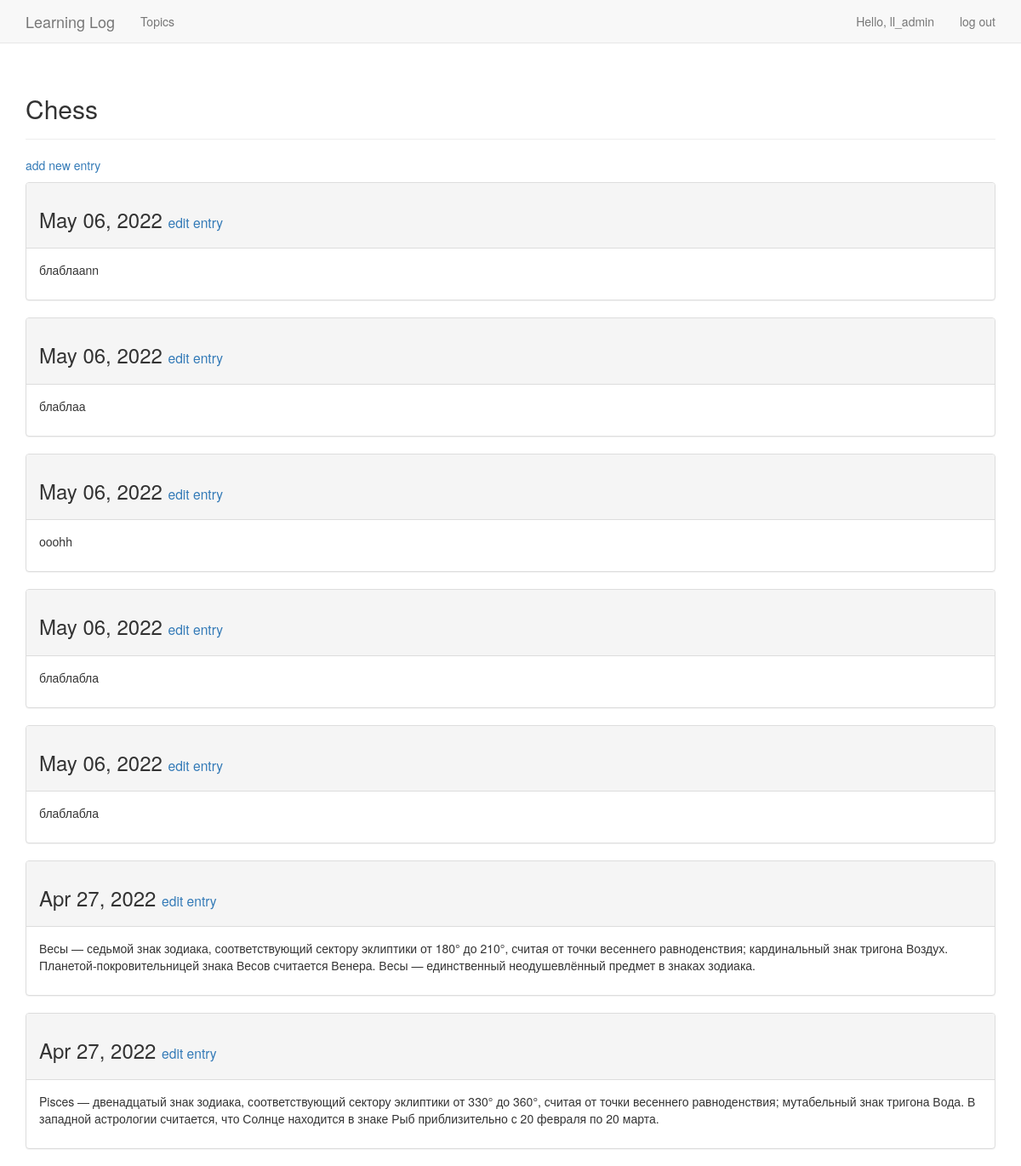
The page /topics/1/ (signed in) on the database its author committed.
### learning_logs/models.py (models this page shows, shortened)
class Topic(models.Model):
    text = models.CharField(max_length=200)
    date_added = models.DateTimeField(auto_now_add=True)
    owner = models.ForeignKey(settings.AUTH_USER_MODEL, on_delete=models.CASCADE)
    def __str__(self):
        return self.text

class Entry(models.Model):
    topic = models.ForeignKey(Topic, on_delete=models.DO_NOTHING,)
    text = models.TextField()
    date_added = models.DateTimeField(auto_now_add=True)
    class Meta:
        verbose_name_plural = 'entries'

### learning_logs/views.py (the view)
# urls.py: path('topics/<int:topic_id>/', views.topic, name='topic'),
@login_required
def topic(request, topic_id):
    topic = Topic.objects.get(id=topic_id)
    if topic.owner != request.user:
        raise Http404
    else:
        entries = topic.entry_set.order_by('-date_added')
        context = {'topic': topic, 'entries': entries}
        return render(request, 'learning_logs/topic.html', context)

### learning_logs/templates/learning_logs/topic.html
{% extends 'learning_logs/base.html' %}
{% block header %}
  <h2>{{ topic }}</h2>
{% endblock header %}
{% block content %}
<p>
<a href="{% url 'new_entry' topic.id %}">add new entry</a>
</p>
{% for entry in entries %}
    <div class="panel panel-default">
      <div class="panel-heading">
        <h3>
          {{ entry.date_added|date:"M d, Y" }}
          <small>
            <a href="{% url 'edit_entry' entry.id %}">edit entry</a>
             </small>
           </h3>
         </div>
         <div class="panel-body">
           {{ entry.text|linebreaks }}
         </div>
       </div>
{% empty %}
       There are no entries for this topic yet.
{% endfor %}
   {% endblock content %}

### learning_logs/templates/learning_logs/base.html (shortened to what this page needs)
{% load bootstrap3 %}
<!DOCTYPE html>
<html lang="en">
 <head>
    {% bootstrap_css %}
</head>
<body>
<nav class="navbar navbar-default navbar-static-top">
    <div class="container">
        <div class="navbar-header">
            <a class="navbar-brand" href="{% url 'index' %}">
                Learning Log
            </a>
        </div>
        <div id="navbar" class="navbar-collapse collapse">
            <ul class="nav navbar-nav">
                <li><a href="{% url 'topics' %}">Topics</a></li>
            </ul>
            <ul class="nav navbar-nav navbar-right">
                {% if user.is_authenticated %}
                <li><a>Hello, {{ user.username }}</a></li>
                <li><a href="{% url 'logout' %}">log out</a></li>
                {% else %}
                <li><a href="{% url 'register' %}">register</a></li>
                <li><a href="{% url 'login' %}">log in</a></li>
                {% endif %}
            </ul>
        </div>
    </div>
</nav>
<div class="container">
    <div class="page-header">
        {% block header %}{% endblock %}
    </div>
    <div>
        {% block content %}{% endblock %}
    </div>
</div>
</body>
</html>

### rows shown on the page
Topic: text "Chess"
Entry: date_added "May 06, 2022", text "блаблааnn"
Entry: date_added "May 06, 2022", text "блаблаа"
Entry: date_added "May 06, 2022", text "оооhh"
Entry: date_added "May 06, 2022", text "блаблабла"
Entry: date_added "May 06, 2022", text "блаблабла"
Entry: date_added "Apr 27, 2022", text "Весы — седьмой знак зодиака, соответствующий сектору эклиптики от 180° до 210°, считая от точки весеннего равноденствия; кардинальный знак тригона Воздух. Планетой-покровительницей знака Весов считается Венера. Весы — единственный неодушевлённый предмет в знаках зодиака."
Entry: date_added "Apr 27, 2022", text "Pisces — двенадцатый знак зодиака, соответствующий сектору эклиптики от 330° до 360°, считая от точки весеннего равноденствия; мутабельный знак тригона Вода. В западной астрологии считается, что Солнце находится в знаке Рыб приблизительно с 20 февраля по 20 марта."

### other values the page prints
{{ user.username }} "ll_admin"
